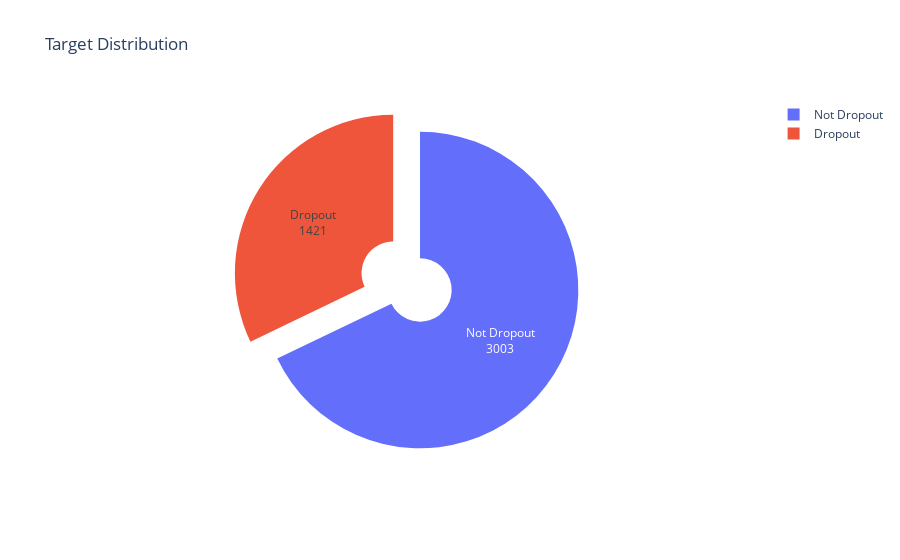

The cell this chart's notebook holds for it:
### Code cell
# Target Distribution
x = data['Target'].value_counts().index
y = data['Target'].value_counts().values

df = pd.DataFrame({
    'Target': x,
    'Count_T' : y
})

fig = px.pie(df,
             names ='Target', 
             values ='Count_T',
            title='Target Distribution')

fig.update_traces(labels=['Not Dropout','Dropout'], hole=0.2,textinfo='value+label', pull=[0,0.2,0.1])
fig.show()

### Figure 1 — Plotly figure (JSON) as saved in the notebook; plotly's stock layout.template omitted (floating-point values rounded to 4 significant figures)
{"data": [{"domain": {"x": [0, 1], "y": [0, 1]}, "hole": 0.2, "hovertemplate": "Target=%{label}<br>Count_T=%{value}<extra></extra>", "labels": ["Not Dropout", "Dropout"], "legendgroup": "", "name": "", "pull": [0, 0.2, 0.1], "showlegend": true, "textinfo": "value+label", "type": "pie", "values": [3003, 1421]}], "layout": {"legend": {"tracegroupgap": 0}, "title": {"text": "Target Distribution"}}}
